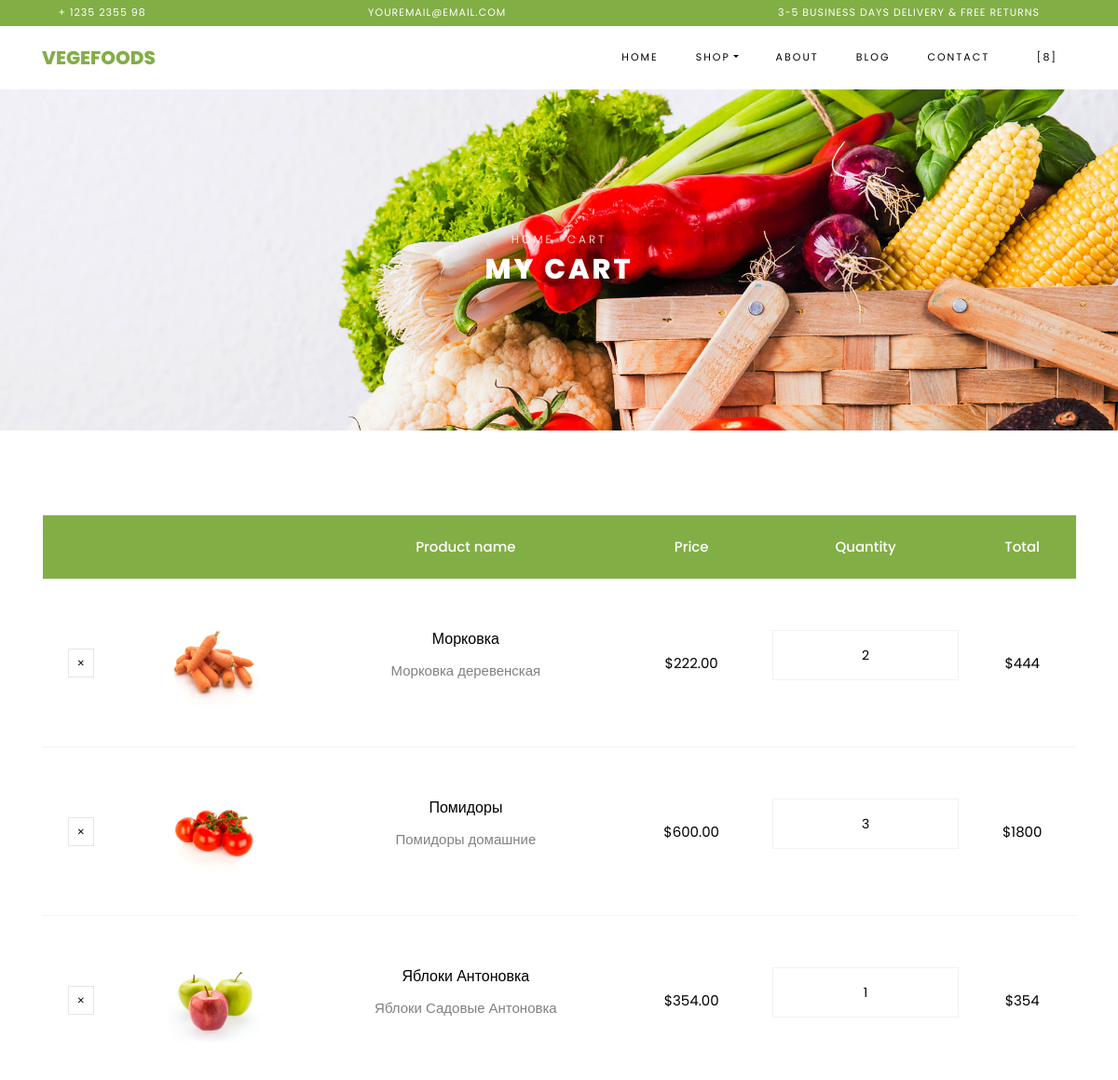
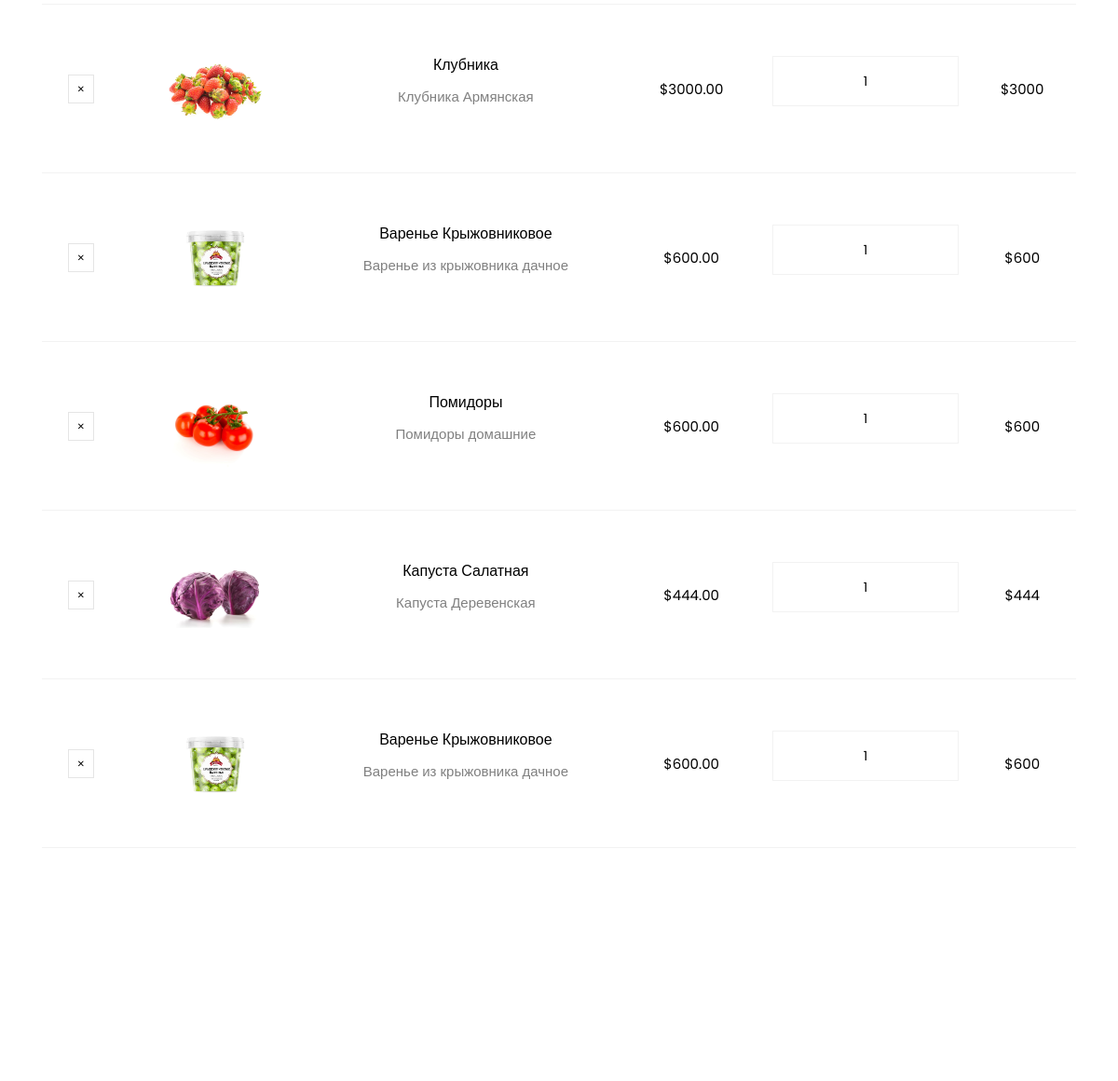
The page /cart/ (signed in, upper part) on the database as committed earlier (2 pictures, top to bottom).
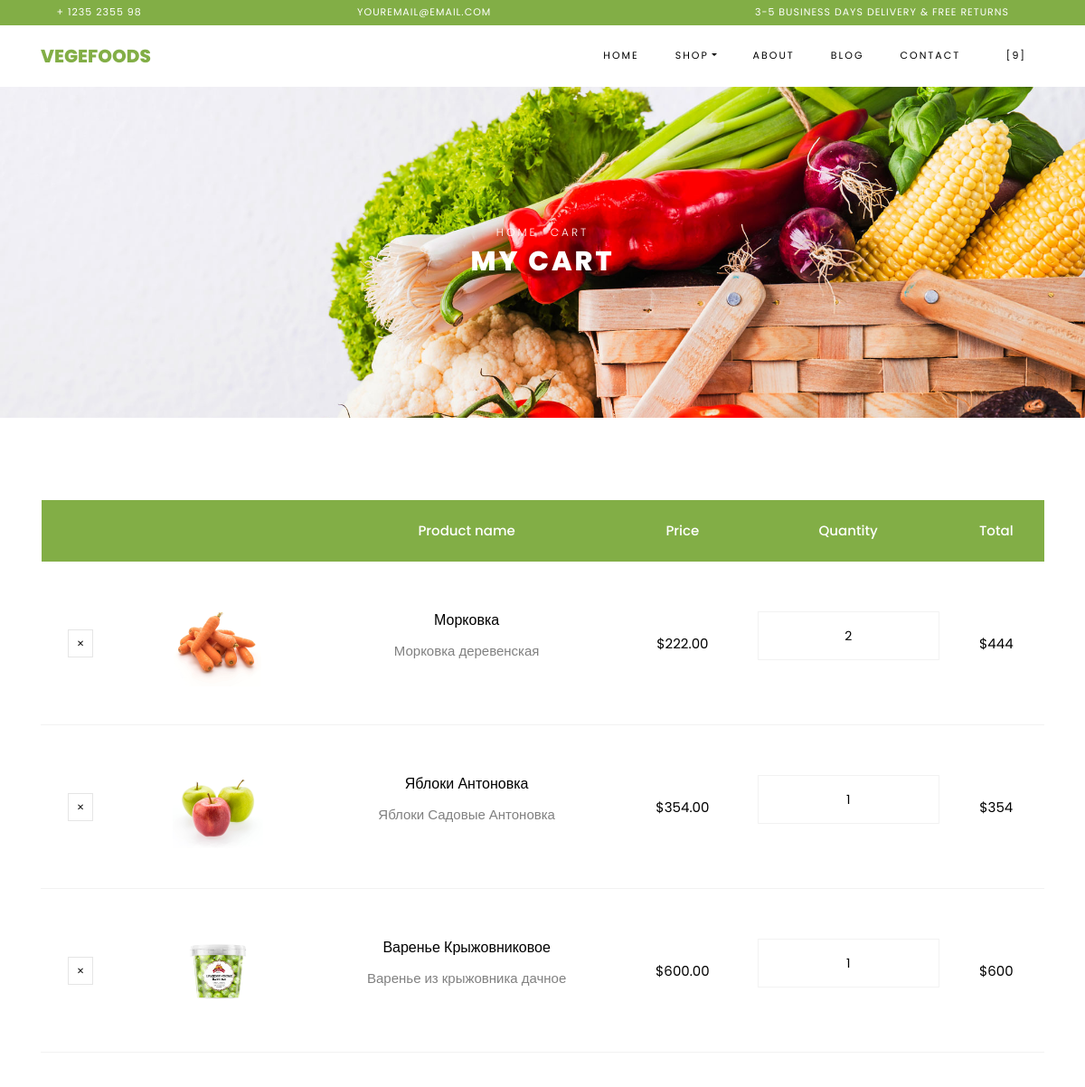
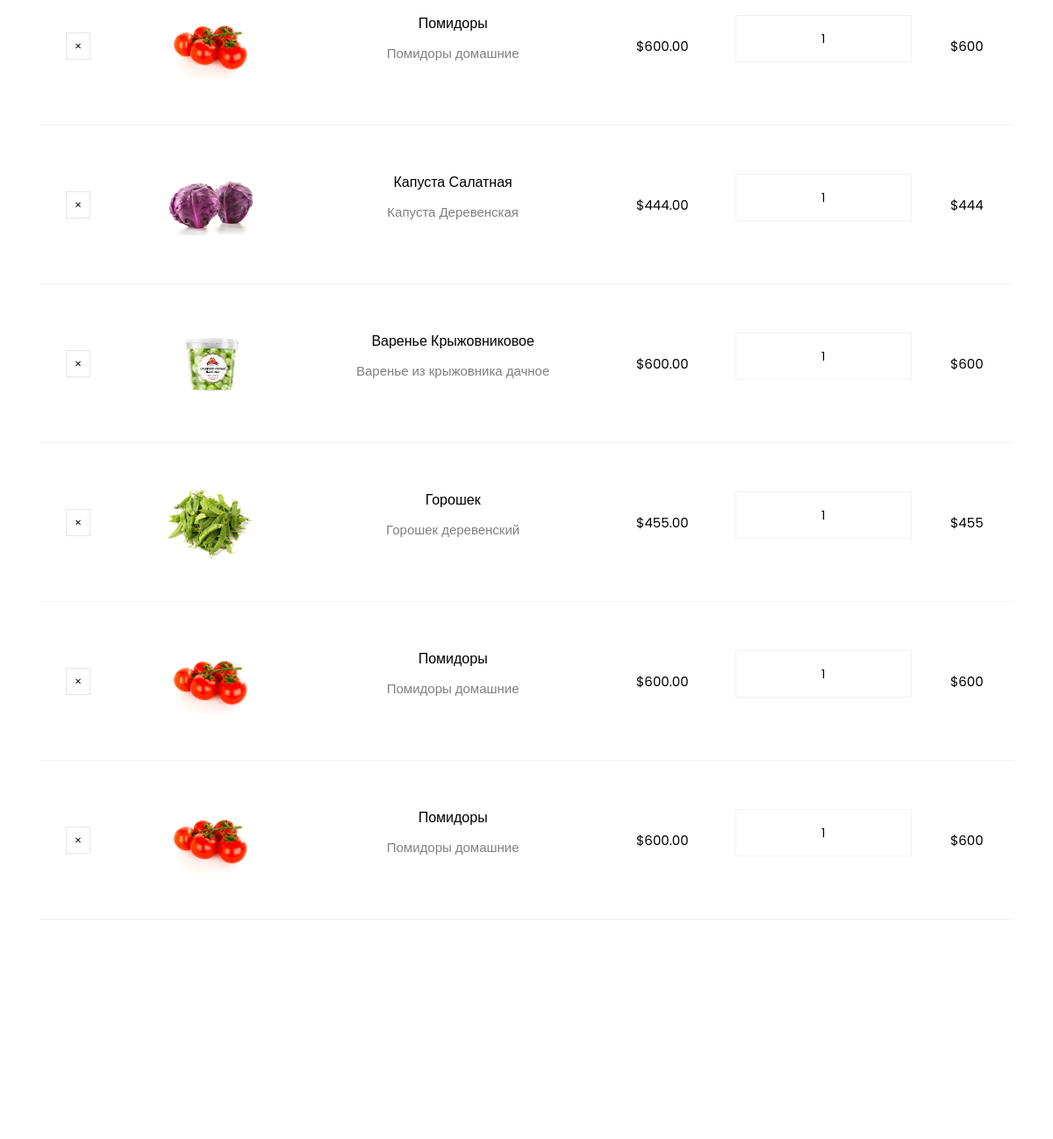
The same page on the database as committed later (2 pictures, top to bottom).
### apps/cart_shop/models.py (models this page shows, shortened)
class CartItemShop(models.Model):
   cart = models.ForeignKey(Cart, on_delete=models.CASCADE)
   product = models.ForeignKey(Product, on_delete=models.CASCADE)
   quantity = models.IntegerField(default=1)
   created_at = models.DateTimeField(auto_now_add=True)
   updated_at = models.DateTimeField(auto_now=True)

class Product(models.Model):
   name = models.CharField(max_length=255)
   price = models.DecimalField(max_digits=10, decimal_places=2)
   discount = models.IntegerField(null=True, blank=True)
   description = models.TextField()
   image = models.ImageField(upload_to='static/shop/images', null=True, blank=True)
   created_at = models.DateTimeField(auto_now_add=True)
   updated_at = models.DateTimeField(auto_now=True)

### apps/cart_shop/views.py (the view)
# urls.py: path('', ViewCart.as_view(), name='cart'),
class ViewCart(View):
   def get(self, request):
       cart_items = CartItemShop.objects.filter(cart__user=request.user)
       data = list(cart_items)
       total_price_no_discount = sum(item.product.price * item.quantity
                                     for item in data)
       total_discount = sum(item.product.price * item.product.discount * item.quantity
                            for item in data if item.product.discount is not None)/100
       total_sum = total_price_no_discount - total_discount
       context = {'cart_items': data,
                  'total_price_no_discount': total_price_no_discount,
                  'total_discount': total_discount,
                  'total_sum': total_sum,
                  }
       return render(request, 'cart_shop/cart.html', context)

### apps/cart_shop/templates/cart_shop/cart.html (shortened to what this page needs)
{% load static %}
<!DOCTYPE html>
<html lang="en">
  <head>
    <link rel="stylesheet" href="{% static 'shop/css/open-iconic-bootstrap.min.css' %}">
    <link rel="stylesheet" href="{% static 'shop/css/animate.css' %}">
    <link rel="stylesheet" href="{% static 'shop/css/owl.carousel.min.css' %}">
    <link rel="stylesheet" href="{% static 'shop/css/owl.theme.default.min.css' %}">
    <link rel="stylesheet" href="{% static 'shop/css/magnific-popup.css' %}">
    <link rel="stylesheet" href="{% static 'shop/css/aos.css' %}">
    <link rel="stylesheet" href="{% static 'shop/css/ionicons.min.css' %}">
    <link rel="stylesheet" href="{% static 'shop/css/bootstrap-datepicker.css' %}">
    <link rel="stylesheet" href="{% static 'shop/css/jquery.timepicker.css' %}">
    <link rel="stylesheet" href="{% static 'shop/css/flaticon.css' %}">
    <link rel="stylesheet" href="{% static 'shop/css/icomoon.css' %}">
    <link rel="stylesheet" href="{% static 'shop/css/style.css' %}">
  </head>
  <body class="goto-here">
		<div class="py-1 bg-primary">
    	<div class="container">
    		<div class="row no-gutters d-flex align-items-start align-items-center px-md-0">
	    		<div class="col-lg-12 d-block">
		    		<div class="row d-flex">
		    			<div class="col-md pr-4 d-flex topper align-items-center">
					    	<div class="icon mr-2 d-flex justify-content-center align-items-center"><span class="icon-phone2"></span></div>
						    <span class="text">+ 1235 2355 98</span>
					    </div>
					    <div class="col-md pr-4 d-flex topper align-items-center">
					    	<div class="icon mr-2 d-flex justify-content-center align-items-center"><span class="icon-paper-plane"></span></div>
						    <span class="text">youremail@email.com</span>
					    </div>
					    <div class="col-md-5 pr-4 d-flex topper align-items-center text-lg-right">
						    <span class="text">3-5 Business days delivery &amp; Free Returns</span>
					    </div>
				    </div>
			    </div>
		    </div>
		  </div>
    </div>
    <nav class="navbar navbar-expand-lg navbar-dark ftco_navbar bg-dark ftco-navbar-light" id="ftco-navbar">
	    <div class="container">
	      <a class="navbar-brand" href="{% url 'home:index' %}">Vegefoods</a>
	      <div class="collapse navbar-collapse" id="ftco-nav">
	        <ul class="navbar-nav ml-auto">
	          <li class="nav-item active"><a href="{% url 'home:index' %}" class="nav-link">Home</a></li>
	          <li class="nav-item dropdown">
              <a class="nav-link dropdown-toggle" href="#" id="dropdown04" data-toggle="dropdown" aria-haspopup="true" aria-expanded="false">Shop</a>
            </li>
	          <li class="nav-item"><a href="{% url 'home:about' %}" class="nav-link">About</a></li>
	          <li class="nav-item"><a href="{% url 'blog:blog' %}" class="nav-link">Blog</a></li>
	          <li class="nav-item"><a href="{% url 'home:contact' %}" class="nav-link">Contact</a></li>
	          <li class="nav-item cta cta-colored"><a href="{% url 'cart_shop:cart' %}" class="nav-link"><span class="icon-shopping_cart"></span>[{{cart_items|length}}]</a></li>
	        </ul>
	      </div>
	    </div>
	  </nav>
    <div class="hero-wrap hero-bread" style="background-image: url({% static 'shop/images/bg_1.jpg' %});">
      <div class="container">
        <div class="row no-gutters slider-text align-items-center justify-content-center">
          <div class="col-md-9 ftco-animate text-center">
          	<p class="breadcrumbs"><span class="mr-2"><a href="index.html">Home</a></span> <span>Cart</span></p>
            <h1 class="mb-0 bread">My Cart</h1>
          </div>
        </div>
      </div>
    </div>
    <section class="ftco-section ftco-cart">
			<div class="container">
				<div class="row">
    			<div class="col-md-12 ftco-animate">
    				<div class="cart-list">
	    				<table class="table">
						    <thead class="thead-primary">
						      <tr class="text-center">
						        <th>&nbsp;</th>
						        <th>&nbsp;</th>
						        <th>Product name</th>
						        <th>Price</th>
						        <th>Quantity</th>
						        <th>Total</th>
						      </tr>
						    </thead>
						    <tbody>
							{% for item in cart_items %}
								<tr class="text-center">
								  <td class="product-remove"><a href="{% url 'cart_shop:del_from_cart' item.id %}"><span class="ion-ios-close"></span></a></td>
								  <td class="image-prod"><div class="img" style="background-image:url({{item.product.image.url}});"></div></td>
								  <td class="product-name">
									  <h3>{{item.product.name}}</h3>
									  <p>{{item.product.description}}</p>
								  </td>
								  <td class="price">${{item.product.price}}</td>
								  <td class="quantity">
									  <div class="input-group mb-3">
										  <input type="text" name="quantity" class="quantity form-control input-number" value={{item.quantity}} min="1" max="100">
									  </div>
								   </td>
								  <td class="total">${% widthratio item.product.price 1 item.quantity %}</td>
								</tr>
							{%endfor%}
						    </tbody>
						  </table>
					  </div>
    			</div>
    		</div>
    		<div class="row justify-content-end">
    		</div>
			</div> -->
		</section>
  </body>
</html>

### static/shop/css/icomoon.css (style rules this page uses)
[class^="icon-"], [class*=" icon-"] { font-family: 'icomoon' !important; speak: none; font-style: normal; font-weight: normal; font-variant: normal; text-transform: none; line-height: 1; -webkit-font-smoothing: antialiased; -moz-osx-font-smoothing: grayscale; }
.icon-paper-plane:before { content: "\f1d8"; }
.icon-phone2:before { content: "\e0cd"; }
.icon-shopping_cart:before { content: "\e8cc"; }

Rows that differ between the two databases and show on the page:
removed CartItemShop: product.image (picture), product.name "Помидоры", product.description "Помидоры домашние", product.price "600.00", quantity "3", product+quantity "1800"
removed CartItemShop: product.image (picture), product.name "Клубника", product.description "Клубника Армянская", product.price "3000.00", quantity "1", product+quantity "3000"
added CartItemShop: product.image (picture), product.name "Горошек", product.description "Горошек деревенский", product.price "455.00", quantity "1", product+quantity "455"
added CartItemShop: product.image (picture), product.name "Помидоры", product.description "Помидоры домашние", product.price "600.00", quantity "1", product+quantity "600"
added CartItemShop: product.image (picture), product.name "Помидоры", product.description "Помидоры домашние", product.price "600.00", quantity "1", product+quantity "600"
Other text that changed with them:
{{ cart_items|length }}: "8" → "9"
